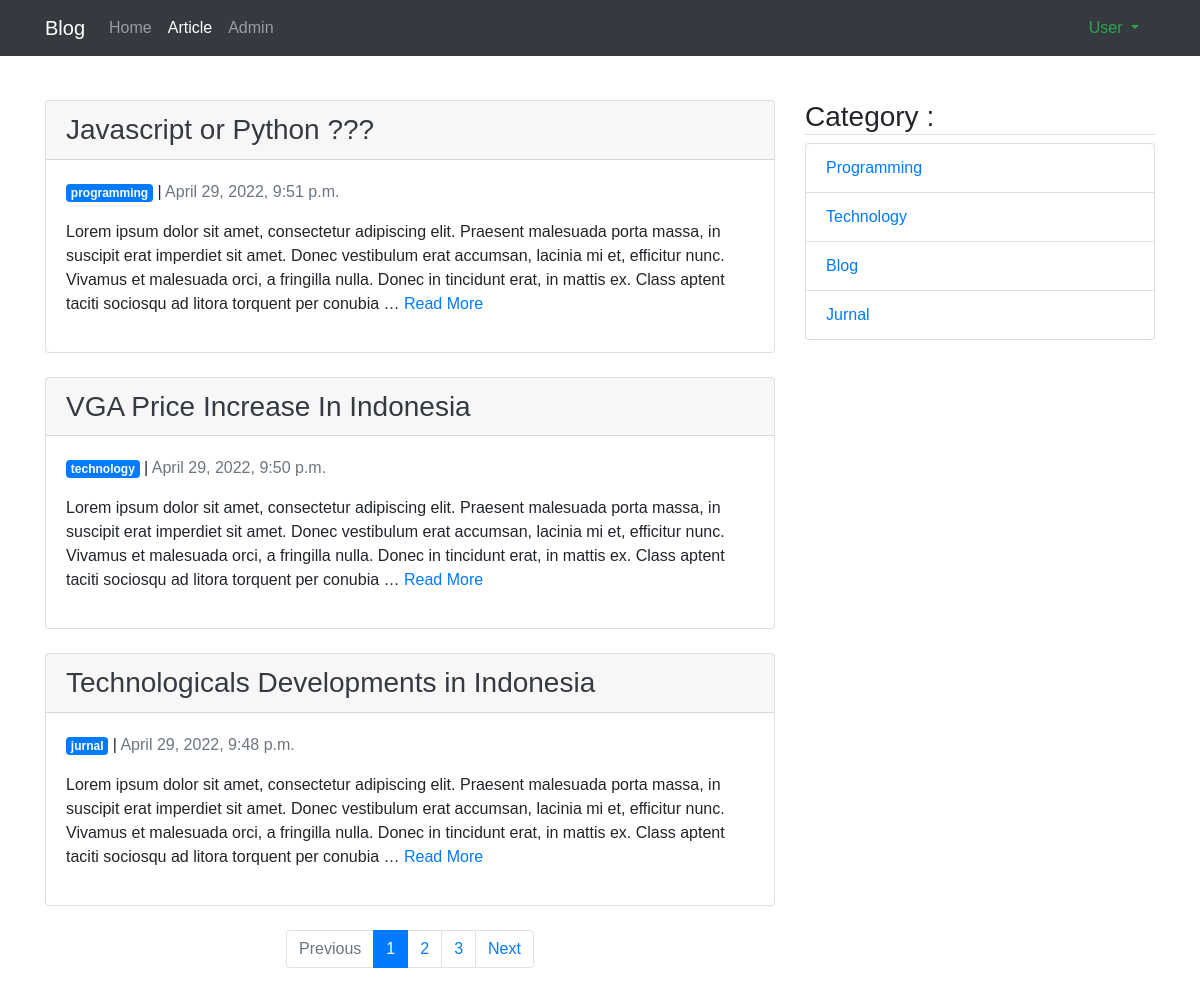
The page /article/1 on the database as committed earlier.
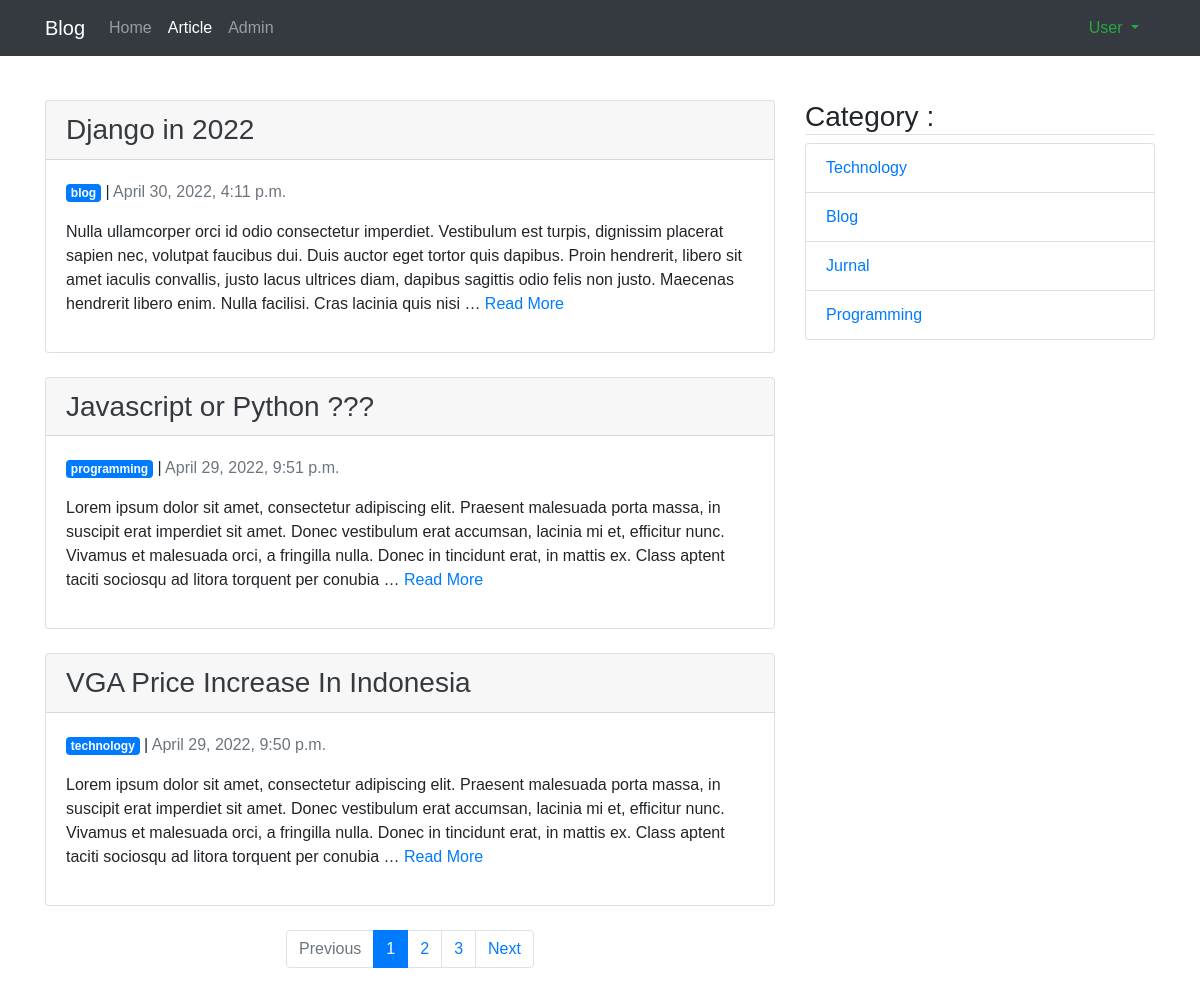
The same page on the database as committed later.
### article/models.py (models this page shows, shortened)
class Article(models.Model):
    LIST_CATEGORY=(
        ('blog','Blog'),
        ('jurnal', 'Jurnal'),
        ('technology', 'Technology'),
        ('programming', 'Programming')
    )
    title = models.CharField(max_length=100)
    content = models.TextField()
    category = models.CharField(max_length=50, default='blog', choices=LIST_CATEGORY)
    published = models.DateTimeField(auto_now_add=True)
    updated = models.DateTimeField(auto_now=True)
    slug = models.SlugField(blank=True, editable=False)

### article/views.py (the view)
# urls.py: path('<int:page>', ArticleListView.as_view(), name='list'),
class ArticleListView(ListView):
    model = Article
    template_name = 'article/article_list.html'
    context_object_name = 'articles'
    ordering = ['-published']
    paginate_by = 3
    extra_context = {}
    def get_context_data(self, **kwargs):
        categories = self.model.objects.values_list('category', flat = True).distinct()
        self.extra_context['categories'] = categories
        context = super().get_context_data(**kwargs)
        return context

### article/templates/article/article_list.html (shortened to what this page needs)
{% extends 'base.html' %}
{% block contents %}
    <div class="row">
        <div class="col-md-8">
            {% for article in articles %}
            <div class="card mb-4">
                <div class="card-header">
                    <a class="text-dark h3" href="{% url 'article:detail' article.slug %}">{{article.title}}</a>
                </div>
                <div class="card-body">
                    <p>
                        <span class="badge badge-primary">{{article.category}}</span> | <span class="text-muted">{{article.published|date:"DATETIME_FORMAT"}}</span>
                    </p>
                    <p>
                        {{article.content|truncatewords:50}} <a href="{% url 'article:detail' article.slug %}">Read More</a>
                    </p>
                </div>
            </div>
            {% endfor %}
            {% if is_paginated %}
                <nav aria-label="...">
                    <ul class="pagination justify-content-center">
                        {% if page_obj.has_previous %}
                            <li class="page-item">
                                <a class="page-link" href="{% url 'article:list' page_obj.previous_page_number %}">Previous</a>
                            </li>
                        {% else %}
                            <li class="page-item disabled">
                                <a class="page-link">Previous</a>
                            </li>
                        {% endif %}
                        {% for page in paginator.page_range %}
                            {% if page is page_obj.number %}
                                <li class="page-item active" aria-current="page">
                                    <span class="page-link"> {{page}} </span>
                                </li>
                            {% else %}
                                <li class="page-item">
                                    <a href="{% url 'article:list' page %}" class="page-link"> {{page}} </a>
                                </li>
                            {% endif %}
                        {% endfor %}
                        {% if page_obj.has_next %}
                            <li class="page-item">
                                <a class="page-link" href="{% url 'article:list' page_obj.next_page_number %}">Next</a>
                            </li>
                        {% else %}
                            <li class="page-item disabled">
                                <a class="page-link">Next</a>
                            </li>
                        {% endif %}
                    </ul>
                </nav>
            {% endif %}
        </div>
        <div class="col-sm">
            <h3 class="border-bottom">Category : </h3>
            <ul class="list-group">
                {% for category in categories %}
                <li class="list-group-item">
                    <a class="text-capitalize" href="{% url 'article:category' category 1 %}">
                        {{category}}
                    </a>
                </li>
                {% endfor %}
              </ul>
        </div>
    </div>
{% endblock contents %}

Rows that differ between the two databases and show on the page:
no longer on this page (row unchanged): Article: title "Technologicals Developments in Indonesia", category "jurnal", published "April 29, 2022, 9:48 p.m.", content "Lorem ipsum dolor sit amet, consectetur adipiscing elit. Praesent malesuada porta massa, in suscipit erat imperdiet sit amet. Donec vestibulum erat accumsan, lacinia mi et, efficitur nunc. Vivamus et malesuada orci, a fringilla nulla. Donec in tincidunt erat, in mattis ex. Class aptent taciti sociosqu ad litora torquent per conubia …"
added Article: title "Django in 2022", category "blog", published "April 30, 2022, 4:11 p.m.", content "Nulla ullamcorper orci id odio consectetur imperdiet. Vestibulum est turpis, dignissim placerat sapien nec, volutpat faucibus dui. Duis auctor eget tortor quis dapibus. Proin hendrerit, libero sit amet iaculis convallis, justo lacus ultrices diam, dapibus sagittis odio felis non justo. Maecenas hendrerit libero enim. Nulla facilisi. Cras lacinia quis nisi …"
